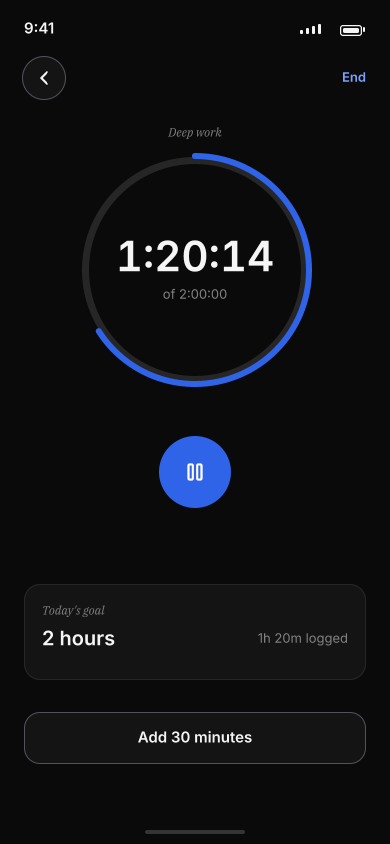
#> input picture design/archive/renders/03-timer-running.png, 780 x 1688 px, found by its file name (shown at 1/2 size)
$ python m39.py
#> lines starting #> are read from the running program, lines starting #| are printed output that depends on the picture; after the words box and inside, x2 and y2 are one past the last pixel; in counts of white or black regions, pixels touching at a corner belong together
from PIL import Image
import numpy as np
base = 'D:/Apps/projects/habit_tracker/design/renders/'
im = np.array(Image.open(base + '03-timer-running.png').convert('RGB')).astype(int)
ink = (np.abs(im - 10).max(axis=2) > 4)
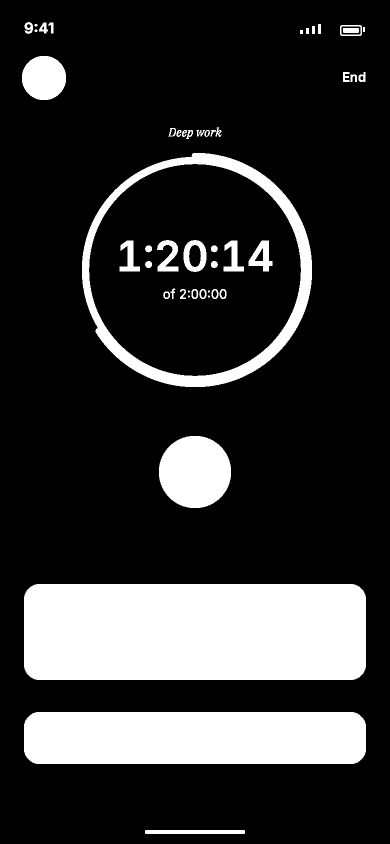
#> ink: shape (1688, 780) bool (shown at 1/2 size); 20.1% white; 49 white regions (4 under 20 px), largest, box (x1, y1, x2, y2) and area: (48, 1168, 732, 1360) 130508, (48, 1424, 732, 1528) 70340, (164, 306, 624, 774) 28036

def bb(y0, y1, x0, x1):
#> called with y0 = 440, y1 = 580, x0 = 150, x1 = 640
    s = ink[y0:y1, x0:x1]
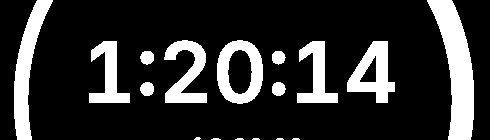
#> s: shape (140, 490) bool; 19% white; 17 white regions (6 under 20 px), largest, box (x1, y1, x2, y2) and area: (427, 0, 474, 140) 3277, (14, 0, 53, 140) 2114, (217, 40, 263, 104) 1591
    ys, xs = np.where(s)
#> ys = 13000 values from 0 to 139; xs = 13000 values, max 473 at index 7454, min 14 at index 7455, mean 263.2
    if len(xs) == 0:
        return None
    return (int(x0+xs.min()), int(y0+ys.min()), int(x0+xs.max()), int(y0+ys.max()))

print('time', bb(440, 580, 150, 640))
print('of', bb(580, 630, 150, 640))
#> in bb (call 2), `s = ink[y0:y1, x0:x1]`: s: shape (50, 490) bool; 11.6% white; 13 white regions (4 under 20 px), largest, box (x1, y1, x2, y2) and area: (432, 0, 471, 50) 1195, (17, 0, 48, 50) 768, (233, 0, 247, 18) 133
print('kicker', bb(230, 280, 200, 600))
#> call 3 of bb, with y0 = 230, y1 = 280, x0 = 200, x1 = 600
#> in bb (call 3), `s = ink[y0:y1, x0:x1]`:
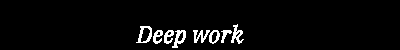
#> s: shape (50, 400) bool; 3.9% white in thin lines or dots, all inside (x1, y1, x2, y2) = (136, 24, 244, 48)
#> in bb (call 3), `ys, xs = np.where(s)`: ys = 772 values from 24 to 47; xs = 772 values, max 243 at index 578, min 136 at index 684, mean 189.1
print('goalcard', bb(1140, 1300, 30, 760))
#> call 4 of bb, with y0 = 1140, y1 = 1300, x0 = 30, x1 = 760
#> in bb (call 4), `s = ink[y0:y1, x0:x1]`:
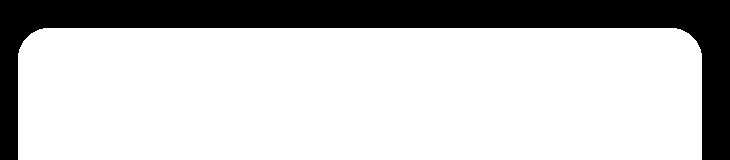
#> s: shape (160, 730) bool; 77% white; 1 black region, box (x1, y1, x2, y2) and area: (0, 0, 730, 160) 26922
print('goal label', bb(1160, 1200, 60, 500))
#> in bb (call 5), `s = ink[y0:y1, x0:x1]`:
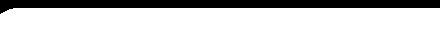
#> s: shape (40, 440) bool; 79.8% white; 1 black region, box (x1, y1, x2, y2) and area: (0, 0, 440, 14) 3558
#> in bb (call 5), `ys, xs = np.where(s)`: ys = 14042 values from 8 to 39; xs = 14042 values, max 439 at index 426, min 0 at index 2602, mean 220.1
print('goal value', bb(1205, 1255, 60, 500))
#> in bb (call 6), `s = ink[y0:y1, x0:x1]`: s: shape (50, 440) bool; every value is 1
print('goal right', bb(1205, 1260, 430, 730))
#> in bb (call 7), `s = ink[y0:y1, x0:x1]`: s: shape (55, 300) bool; every value is 1
print('addbtn', bb(1340, 1500, 30, 760))
#> in bb (call 8), `s = ink[y0:y1, x0:x1]`:
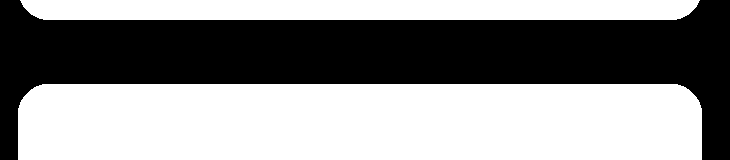
#> s: shape (160, 730) bool; 55.5% white; 1 black region, box (x1, y1, x2, y2) and area: (0, 0, 730, 160) 51932
print('addtext', bb(1380, 1460, 200, 600))
#> in bb (call 9), `s = ink[y0:y1, x0:x1]`:
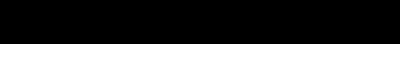
#> s: shape (80, 400) bool; 45% white; 1 white region, box (x1, y1, x2, y2) and area: (0, 44, 400, 80) 14400
#> in bb (call 9), `ys, xs = np.where(s)`: ys = 14400 values from 44 to 79; xs = 14400 values, max 399 at index 399, min 0 at index 0, mean 199.5

$ run again, with design/archive/renders/01-today.png copied over design/archive/renders/03-timer-running.png
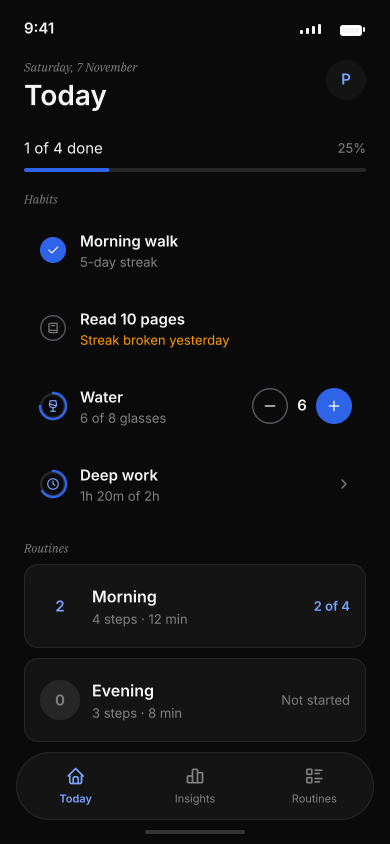
#> input picture design/archive/renders/01-today.png, 780 x 1688 px, found by its file name (shown at 1/2 size)
#> `ink = (np.abs(im - 10).max(axis=2) > 4)`:
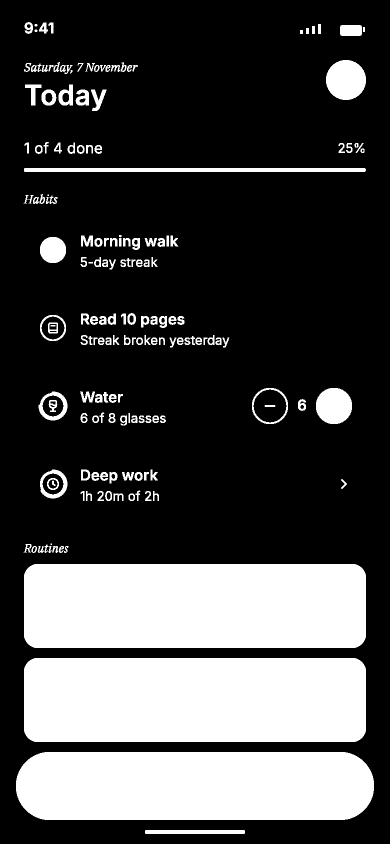
#> ink: shape (1688, 780) bool (shown at 1/2 size); 27.9% white; 169 white regions (2 under 20 px), largest, box (x1, y1, x2, y2) and area: (48, 1128, 732, 1296) 114288, (48, 1316, 732, 1484) 114288, (32, 1504, 748, 1640) 93560
#> s: shape (140, 490) bool; 4.8% white; 23 white regions, largest, box (x1, y1, x2, y2) and area: (12, 31, 36, 53) 372, (114, 36, 130, 60) 270, (139, 36, 164, 53) 256
#> ys = 3314 values from 30 to 98; xs = 3314 values, max 206 at index 2057, min 11 at index 2871, mean 100.9
#> s: shape (50, 490) bool; 0.48% white; 4 white regions (1 under 20 px), largest, box (x1, y1, x2, y2) and area: (12, 47, 27, 50) 42, (107, 46, 120, 50) 36, (93, 47, 102, 50) 24
#> s: shape (50, 400) bool; every value is 0
#> s: shape (160, 730) bool; 91.1% white; 1 black region, box (x1, y1, x2, y2) and area: (0, 0, 730, 160) 10450
#> s: shape (40, 440) bool; every value is 1
#> s: shape (50, 440) bool; every value is 1
#> s: shape (55, 300) bool; every value is 1
#> in bb (call 8), `s = ink[y0:y1, x0:x1]`:
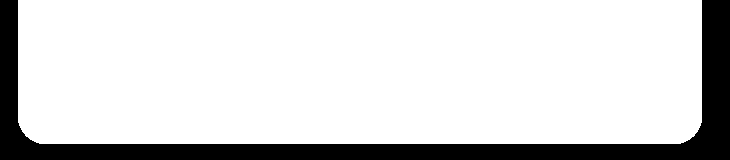
#> s: shape (160, 730) bool; 84.1% white; 1 black region, box (x1, y1, x2, y2) and area: (0, 0, 730, 160) 18616
#> s: shape (80, 400) bool; every value is 1
